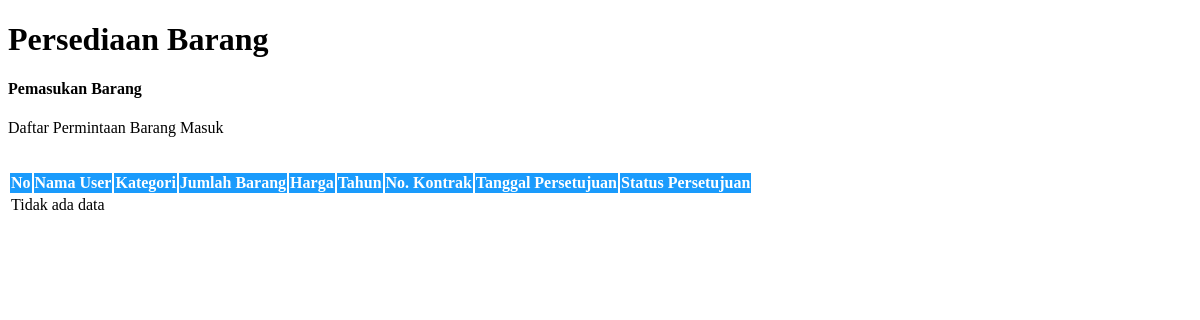
Before: /user/home.php with the older database file.
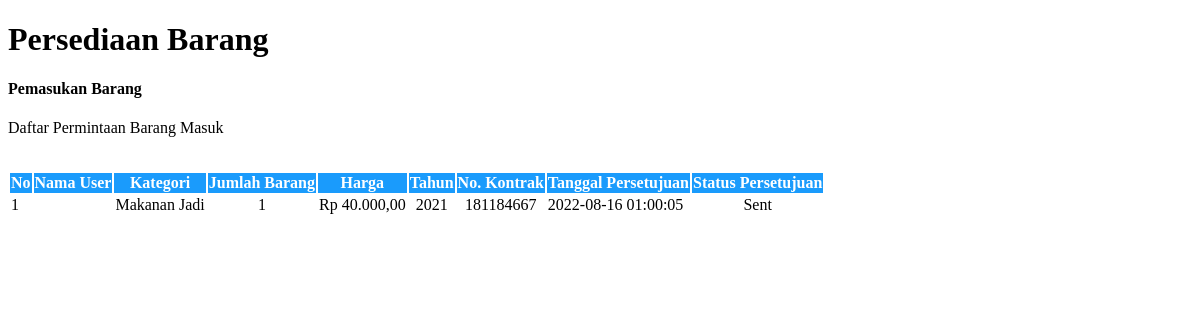
After: the same page with the newer database file.
### tables this page shows
CREATE TABLE `pengeluaran` (
  `id_kirim` int(11) NOT NULL,
  `id_penyedia` int(11) NOT NULL,
  `nama_penyedia` varchar(50) NOT NULL,
  `alamat_user` varchar(250) NOT NULL,
  `id_barang` varchar(11) NOT NULL,
  `kelas_bekal` varchar(255) NOT NULL,
  `jumlah_bekal` int(11) NOT NULL,
  `harga_bekal` int(11) NOT NULL,
  `tahun_produksi` int(11) NOT NULL,
  `no_kontrak` int(11) NOT NULL,
  `tgl_request` timestamp NOT NULL DEFAULT current_timestamp(),
  `tgl_kirim` timestamp NOT NULL DEFAULT current_timestamp(),
  `status_request` bit(1) NOT NULL
);

### helper.php (called while the page is built, shortened)
<?php
    function rupiah($angka){
        $hasil_rupiah = "Rp " . number_format($angka,2,',','.');
        return $hasil_rupiah;
    }
?>

### user/home.php (the view, shortened to what this page needs)
<?php
include_once('helper.php')
?>
<!DOCTYPE html>
<html dir="ltr" lang="en">
<body>
    <div class="page-wrapper">
        <div class="page-breadcrumb">
            <div class="row align-items-center">
                <div class="col-6">
                    <h1 class="mb-0 fw-bold">Persediaan Barang</h1>
                </div>
            </div>
        </div>
        <div class="container-fluid">
            <div class="row">
                <div class="col-12">
                    <div class="card">
                        <div class="card-body">
                            <div class="d-md-flex">
                                <div>
                                    <h4 class="card-title">Pemasukan Barang</h4>
                                    <p>Daftar Permintaan Barang Masuk</p>
                                </div>
                            </div>
                            <a href="<?php echo BASE_URL."index.php?page=user/requestbarang.php" ?>" class="btn btn-info" style="margin:5px 0px 15px 0px;color:white;">Ajukan Permintaan Bekal</a>
                            <div class="table-responsive">
                                <table class="table mb-0 table-hover align-middle text-nowrap">
                                    <thead  style="background-color:#1a9bfc;">
                                        <tr>
                                            <th class="border-top-0" style="color:white; text-align:center;">No</th>
                                            <th class="border-top-0" style="color:white; text-align:center;">Nama User</th>
                                            <th class="border-top-0" style="color:white; text-align:center;">Kategori</th>
                                            <th class="border-top-0" style="color:white; text-align:center;">Jumlah Barang</th>
                                            <th class="border-top-0" style="color:white; text-align:center;">Harga</th>
                                            <th class="border-top-0" style="color:white; text-align:center;">Tahun</th>
                                            <th class="border-top-0" style="color:white; text-align:center;">No. Kontrak</th>
                                            <th class="border-top-0" style="color:white; text-align:center;">Tanggal Persetujuan</th>
                                            <th class="border-top-0" style="color:white; text-align:center;">Status Persetujuan</th>
                                        </tr>
                                    </thead>
                                    <tbody>
                                     <?php
                                            include 'database.php';
                                            $no = 1;
                                            $sql = mysqli_query($koneksi,"SELECT * FROM pengeluaran LEFT JOIN penyedia_barang ON penyedia_barang.id_penyedia = pengeluaran.id_penyedia ORDER BY id_kirim DESC");
                                            if (mysqli_num_rows($sql) > 0 ) {
                                            while ($row = mysqli_fetch_array($sql)){
                                        ?>
                                            <tr>
                                            <td><?php echo $no++ ?></td>
                                            <td><?php echo $row['nama_penyedia']?></td>
                                            <td><?php echo $row['kelas_bekal']?></td>
                                            <td style="text-align:center"><?php echo $row['jumlah_bekal']?></td>
                                            <td style="text-align:center"><?php echo rupiah ($row['harga_bekal'])?></td>
                                            <td style="text-align:center"><?php echo $row['tahun_produksi']?></td>
                                            <td style="text-align:center"><?php echo $row['no_kontrak']?></td>
                                            <td><?php echo $row['tgl_kirim']?></td>
                                            <td style="text-align:center"><?php echo ($row['status_request']== 0)?'Processed':'Sent'; ?></td>
                                            <td>
                                            </td>
                                            </tr>
                                        <?php }
                                        }else { ?>
                                            <tr>
                                                <td colspan="9">Tidak ada data</td>
                                            </tr>
                                        <?php } ?>
                                    </tbody>
                                </table>
                            </div>
                        </div>
                    </div>
                </div>
            </div>
    </div>
    </div>
</body>
</html>

Changed rows visible on the page:
added pengeluaran: kelas_bekal "Makanan Jadi", jumlah_bekal "1", harga_bekal "Rp 40.000,00", tahun_produksi "2021", no_kontrak "181184667", tgl_kirim "2022-08-16 01:00:05", status_request "Sent"
Other visible differences:
text no longer shown: "Tidak ada data"
